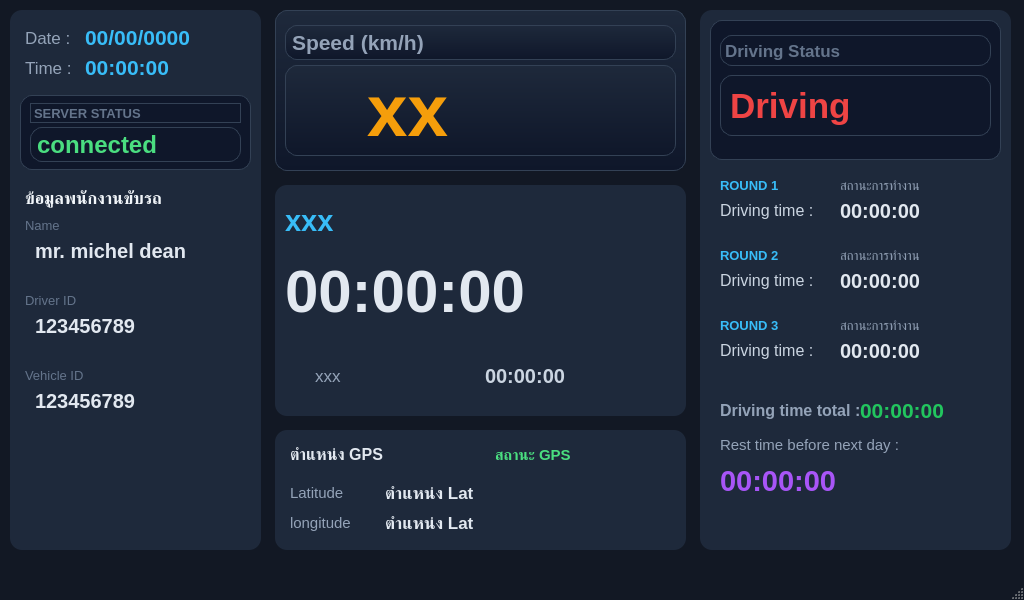
<?xml version="1.0" ?>
<ui version="4.0">
  <class>MainWindow</class>
  <widget class="QMainWindow" name="MainWindow">
    <property name="geometry">
      <rect>
        <x>0</x>
        <y>0</y>
        <width>1024</width>
        <height>600</height>
      </rect>
    </property>
    <property name="windowTitle">
      <string>Driver Telematics Dashboard</string>
    </property>
    <property name="styleSheet">
      <string>QMainWindow { background-color: #121824; }
QFrame { background-color: #1e293b; border-radius: 12px; border: none; }
QLabel { color: #e2e8f0; font-family: 'Segoe UI', 'Kanit'; }
QFrame[frameShape="4"] { background-color: #334155; max-height: 2px; }</string>
    </property>
    <widget class="QWidget" name="centralwidget">
      <widget class="QFrame" name="frame">
        <property name="geometry">
          <rect>
            <x>10</x>
            <y>10</y>
            <width>251</width>
            <height>540</height>
          </rect>
        </property>
        <widget class="QLabel" name="label_18">
          <property name="geometry">
            <rect>
              <x>15</x>
              <y>15</y>
              <width>60</width>
              <height>25</height>
            </rect>
          </property>
          <property name="text">
            <string>Date :</string>
          </property>
          <property name="styleSheet">
            <string>font-size: 13pt; color: #94a3b8;</string>
          </property>
        </widget>
        <widget class="QLabel" name="Date">
          <property name="geometry">
            <rect>
              <x>75</x>
              <y>12</y>
              <width>160</width>
              <height>31</height>
            </rect>
          </property>
          <property name="text">
            <string>00/00/0000</string>
          </property>
          <property name="styleSheet">
            <string>font-size: 16pt; font-weight: bold; color: #38bdf8;</string>
          </property>
        </widget>
        <widget class="QLabel" name="label_26">
          <property name="geometry">
            <rect>
              <x>15</x>
              <y>45</y>
              <width>60</width>
              <height>25</height>
            </rect>
          </property>
          <property name="text">
            <string>Time :</string>
          </property>
          <property name="styleSheet">
            <string>font-size: 13pt; color: #94a3b8;</string>
          </property>
        </widget>
        <widget class="QLabel" name="Time">
          <property name="geometry">
            <rect>
              <x>75</x>
              <y>42</y>
              <width>160</width>
              <height>31</height>
            </rect>
          </property>
          <property name="text">
            <string>00:00:00</string>
          </property>
          <property name="styleSheet">
            <string>font-size: 16pt; font-weight: bold; color: #38bdf8;</string>
          </property>
        </widget>
        <widget class="QFrame" name="frame_7">
          <property name="geometry">
            <rect>
              <x>10</x>
              <y>85</y>
              <width>231</width>
              <height>75</height>
            </rect>
          </property>
          <property name="styleSheet">
            <string>background-color: #0f172a; border: 1px solid #334155;</string>
          </property>
          <widget class="QLabel" name="label_4">
            <property name="geometry">
              <rect>
                <x>10</x>
                <y>8</y>
                <width>211</width>
                <height>20</height>
              </rect>
            </property>
            <property name="text">
              <string>SERVER STATUS</string>
            </property>
            <property name="styleSheet">
              <string>font-size: 10pt; color: #64748b; font-weight: bold;</string>
            </property>
          </widget>
          <widget class="QLabel" name="Server_Status">
            <property name="geometry">
              <rect>
                <x>10</x>
                <y>32</y>
                <width>211</width>
                <height>35</height>
              </rect>
            </property>
            <property name="text">
              <string>connected</string>
            </property>
            <property name="styleSheet">
              <string>font-size: 18pt; font-weight: bold; color: #4ade80;</string>
            </property>
          </widget>
        </widget>
        <widget class="QLabel" name="label">
          <property name="geometry">
            <rect>
              <x>15</x>
              <y>175</y>
              <width>220</width>
              <height>25</height>
            </rect>
          </property>
          <property name="text">
            <string>ข้อมูลพนักงานขับรถ</string>
          </property>
          <property name="styleSheet">
            <string>font-size: 13pt; font-weight: bold; color: #f1f5f9;</string>
          </property>
        </widget>
        <widget class="QLabel" name="label_11">
          <property name="geometry">
            <rect>
              <x>15</x>
              <y>205</y>
              <width>220</width>
              <height>20</height>
            </rect>
          </property>
          <property name="text">
            <string>Name</string>
          </property>
          <property name="styleSheet">
            <string>font-size: 10pt; color: #64748b;</string>
          </property>
        </widget>
        <widget class="QLabel" name="Driver_Name">
          <property name="geometry">
            <rect>
              <x>25</x>
              <y>225</y>
              <width>210</width>
              <height>31</height>
            </rect>
          </property>
          <property name="text">
            <string>mr. michel dean</string>
          </property>
          <property name="styleSheet">
            <string>font-size: 15pt; font-weight: 600;</string>
          </property>
        </widget>
        <widget class="QFrame" name="line_4">
          <property name="geometry">
            <rect>
              <x>10</x>
              <y>265</y>
              <width>231</width>
              <height>2</height>
            </rect>
          </property>
        </widget>
        <widget class="QLabel" name="label_19">
          <property name="geometry">
            <rect>
              <x>15</x>
              <y>280</y>
              <width>220</width>
              <height>20</height>
            </rect>
          </property>
          <property name="text">
            <string>Driver ID</string>
          </property>
          <property name="styleSheet">
            <string>font-size: 10pt; color: #64748b;</string>
          </property>
        </widget>
        <widget class="QLabel" name="Driver_ID">
          <property name="geometry">
            <rect>
              <x>25</x>
              <y>300</y>
              <width>210</width>
              <height>31</height>
            </rect>
          </property>
          <property name="text">
            <string>123456789</string>
          </property>
          <property name="styleSheet">
            <string>font-size: 15pt; font-weight: 600;</string>
          </property>
        </widget>
        <widget class="QFrame" name="line_5">
          <property name="geometry">
            <rect>
              <x>10</x>
              <y>340</y>
              <width>231</width>
              <height>2</height>
            </rect>
          </property>
        </widget>
        <widget class="QLabel" name="label_25">
          <property name="geometry">
            <rect>
              <x>15</x>
              <y>355</y>
              <width>220</width>
              <height>20</height>
            </rect>
          </property>
          <property name="text">
            <string>Vehicle ID</string>
          </property>
          <property name="styleSheet">
            <string>font-size: 10pt; color: #64748b;</string>
          </property>
        </widget>
        <widget class="QLabel" name="Vehicle_ID">
          <property name="geometry">
            <rect>
              <x>25</x>
              <y>375</y>
              <width>210</width>
              <height>31</height>
            </rect>
          </property>
          <property name="text">
            <string>123456789</string>
          </property>
          <property name="styleSheet">
            <string>font-size: 15pt; font-weight: 600;</string>
          </property>
        </widget>
        <widget class="QFrame" name="line_6">
          <property name="geometry">
            <rect>
              <x>10</x>
              <y>520</y>
              <width>231</width>
              <height>2</height>
            </rect>
          </property>
        </widget>
      </widget>
      <widget class="QFrame" name="frame_3">
        <property name="geometry">
          <rect>
            <x>275</x>
            <y>10</y>
            <width>411</width>
            <height>161</height>
          </rect>
        </property>
        <property name="styleSheet">
          <string>background-color: qlineargradient(spread:pad, x1:0, y1:0, x2:0, y2:1, stop:0 #1e293b, stop:1 #0f172a); border: 1px solid #334155;</string>
        </property>
        <widget class="QLabel" name="label_8">
          <property name="geometry">
            <rect>
              <x>10</x>
              <y>15</y>
              <width>391</width>
              <height>35</height>
            </rect>
          </property>
          <property name="text">
            <string>Speed (km/h)</string>
          </property>
          <property name="styleSheet">
            <string>font-size: 16pt; font-weight: bold; color: #94a3b8;</string>
          </property>
        </widget>
        <widget class="QLabel" name="Speed">
          <property name="geometry">
            <rect>
              <x>10</x>
              <y>55</y>
              <width>391</width>
              <height>91</height>
            </rect>
          </property>
          <property name="text">
            <string>   xx</string>
          </property>
          <property name="styleSheet">
            <string>font-size: 55pt; font-weight: bold; color: #f59e0b;</string>
          </property>
        </widget>
      </widget>
      <widget class="QFrame" name="frame_2">
        <property name="geometry">
          <rect>
            <x>275</x>
            <y>185</y>
            <width>411</width>
            <height>231</height>
          </rect>
        </property>
        <widget class="QLabel" name="Main_status">
          <property name="geometry">
            <rect>
              <x>10</x>
              <y>15</y>
              <width>391</width>
              <height>41</height>
            </rect>
          </property>
          <property name="text">
            <string>xxx</string>
          </property>
          <property name="styleSheet">
            <string>font-size: 22pt; font-weight: bold; color: #38bdf8;</string>
          </property>
        </widget>
        <widget class="QLabel" name="Val_1">
          <property name="geometry">
            <rect>
              <x>10</x>
              <y>65</y>
              <width>391</width>
              <height>81</height>
            </rect>
          </property>
          <property name="text">
            <string>00:00:00</string>
          </property>
          <property name="styleSheet">
            <string>font-size: 45pt; font-weight: bold;</string>
          </property>
        </widget>
        <widget class="QLabel" name="Sub_status">
          <property name="geometry">
            <rect>
              <x>40</x>
              <y>175</y>
              <width>160</width>
              <height>31</height>
            </rect>
          </property>
          <property name="text">
            <string>xxx</string>
          </property>
          <property name="styleSheet">
            <string>font-size: 13pt; color: #94a3b8;</string>
          </property>
        </widget>
        <widget class="QLabel" name="Val_2">
          <property name="geometry">
            <rect>
              <x>210</x>
              <y>175</y>
              <width>160</width>
              <height>31</height>
            </rect>
          </property>
          <property name="text">
            <string>00:00:00</string>
          </property>
          <property name="styleSheet">
            <string>font-size: 15pt; font-weight: 600; color: #cbd5e1;</string>
          </property>
        </widget>
      </widget>
      <widget class="QFrame" name="frame_5">
        <property name="geometry">
          <rect>
            <x>275</x>
            <y>430</y>
            <width>411</width>
            <height>120</height>
          </rect>
        </property>
        <widget class="QLabel" name="label_2">
          <property name="geometry">
            <rect>
              <x>15</x>
              <y>12</y>
              <width>181</width>
              <height>25</height>
            </rect>
          </property>
          <property name="text">
            <string>ตำแหน่ง GPS</string>
          </property>
          <property name="styleSheet">
            <string>font-size: 12pt; font-weight: bold;</string>
          </property>
        </widget>
        <widget class="QLabel" name="GPS_Status">
          <property name="geometry">
            <rect>
              <x>220</x>
              <y>12</y>
              <width>175</width>
              <height>25</height>
            </rect>
          </property>
          <property name="text">
            <string>สถานะ GPS</string>
          </property>
          <property name="styleSheet">
            <string>font-size: 11pt; font-weight: bold; color: #4ade80;</string>
          </property>
        </widget>
        <widget class="QLabel" name="label_7">
          <property name="geometry">
            <rect>
              <x>15</x>
              <y>50</y>
              <width>90</width>
              <height>25</height>
            </rect>
          </property>
          <property name="text">
            <string>Latitude</string>
          </property>
          <property name="styleSheet">
            <string>font-size: 11pt; color: #94a3b8;</string>
          </property>
        </widget>
        <widget class="QLabel" name="Latitude">
          <property name="geometry">
            <rect>
              <x>110</x>
              <y>50</y>
              <width>280</width>
              <height>25</height>
            </rect>
          </property>
          <property name="text">
            <string>ตำแหน่ง Lat</string>
          </property>
          <property name="styleSheet">
            <string>font-size: 13pt; font-weight: 600;</string>
          </property>
        </widget>
        <widget class="QLabel" name="label_6">
          <property name="geometry">
            <rect>
              <x>15</x>
              <y>80</y>
              <width>90</width>
              <height>25</height>
            </rect>
          </property>
          <property name="text">
            <string>longitude</string>
          </property>
          <property name="styleSheet">
            <string>font-size: 11pt; color: #94a3b8;</string>
          </property>
        </widget>
        <widget class="QLabel" name="Longtitude">
          <property name="geometry">
            <rect>
              <x>110</x>
              <y>80</y>
              <width>280</width>
              <height>25</height>
            </rect>
          </property>
          <property name="text">
            <string>ตำแหน่ง Lat</string>
          </property>
          <property name="styleSheet">
            <string>font-size: 13pt; font-weight: 600;</string>
          </property>
        </widget>
      </widget>
      <widget class="QFrame" name="frame_4">
        <property name="geometry">
          <rect>
            <x>700</x>
            <y>10</y>
            <width>311</width>
            <height>540</height>
          </rect>
        </property>
        <widget class="QFrame" name="Status_frame">
          <property name="geometry">
            <rect>
              <x>10</x>
              <y>10</y>
              <width>291</width>
              <height>140</height>
            </rect>
          </property>
          <property name="styleSheet">
            <string>background-color: #0f172a; border: 1px solid #334155;</string>
          </property>
          <widget class="QLabel" name="label_30">
            <property name="geometry">
              <rect>
                <x>10</x>
                <y>15</y>
                <width>271</width>
                <height>31</height>
              </rect>
            </property>
            <property name="text">
              <string>Driving Status</string>
            </property>
            <property name="styleSheet">
              <string>font-size: 13pt; color: #64748b; font-weight: bold;</string>
            </property>
          </widget>
          <widget class="QLabel" name="Driving_Status">
            <property name="geometry">
              <rect>
                <x>10</x>
                <y>55</y>
                <width>271</width>
                <height>61</height>
              </rect>
            </property>
            <property name="text">
              <string>Driving</string>
            </property>
            <property name="styleSheet">
              <string>font-size: 26pt; font-weight: bold; color: #ef4444;</string>
            </property>
          </widget>
        </widget>
        <widget class="QLabel" name="label_13">
          <property name="geometry">
            <rect>
              <x>20</x>
              <y>165</y>
              <width>80</width>
              <height>20</height>
            </rect>
          </property>
          <property name="text">
            <string>ROUND 1</string>
          </property>
          <property name="styleSheet">
            <string>font-size: 10pt; font-weight: bold; color: #38bdf8;</string>
          </property>
        </widget>
        <widget class="QLabel" name="label_16">
          <property name="geometry">
            <rect>
              <x>140</x>
              <y>165</y>
              <width>150</width>
              <height>20</height>
            </rect>
          </property>
          <property name="text">
            <string>สถานะการทำงาน</string>
          </property>
          <property name="styleSheet">
            <string>font-size: 10pt; color: #94a3b8;</string>
          </property>
        </widget>
        <widget class="QLabel" name="Driv_R1">
          <property name="geometry">
            <rect>
              <x>20</x>
              <y>185</y>
              <width>120</width>
              <height>31</height>
            </rect>
          </property>
          <property name="text">
            <string>Driving time :</string>
          </property>
          <property name="styleSheet">
            <string>font-size: 12pt; color: #cbd5e1;</string>
          </property>
        </widget>
        <widget class="QLabel" name="Drive_R1_Val">
          <property name="geometry">
            <rect>
              <x>140</x>
              <y>185</y>
              <width>150</width>
              <height>31</height>
            </rect>
          </property>
          <property name="text">
            <string>00:00:00</string>
          </property>
          <property name="styleSheet">
            <string>font-size: 15pt; font-weight: bold;</string>
          </property>
        </widget>
        <widget class="QFrame" name="line_2">
          <property name="geometry">
            <rect>
              <x>15</x>
              <y>225</y>
              <width>281</width>
              <height>2</height>
            </rect>
          </property>
        </widget>
        <widget class="QLabel" name="label_14">
          <property name="geometry">
            <rect>
              <x>20</x>
              <y>235</y>
              <width>80</width>
              <height>20</height>
            </rect>
          </property>
          <property name="text">
            <string>ROUND 2</string>
          </property>
          <property name="styleSheet">
            <string>font-size: 10pt; font-weight: bold; color: #38bdf8;</string>
          </property>
        </widget>
        <widget class="QLabel" name="label_17">
          <property name="geometry">
            <rect>
              <x>140</x>
              <y>235</y>
              <width>150</width>
              <height>20</height>
            </rect>
          </property>
          <property name="text">
            <string>สถานะการทำงาน</string>
          </property>
          <property name="styleSheet">
            <string>font-size: 10pt; color: #94a3b8;</string>
          </property>
        </widget>
        <widget class="QLabel" name="Drive_R2">
          <property name="geometry">
            <rect>
              <x>20</x>
              <y>255</y>
              <width>120</width>
              <height>31</height>
            </rect>
          </property>
          <property name="text">
            <string>Driving time :</string>
          </property>
          <property name="styleSheet">
            <string>font-size: 12pt; color: #cbd5e1;</string>
          </property>
        </widget>
        <widget class="QLabel" name="Drive_R2_val">
          <property name="geometry">
            <rect>
              <x>140</x>
              <y>255</y>
              <width>150</width>
              <height>31</height>
            </rect>
          </property>
          <property name="text">
            <string>00:00:00</string>
          </property>
          <property name="styleSheet">
            <string>font-size: 15pt; font-weight: bold;</string>
          </property>
        </widget>
        <widget class="QFrame" name="line">
          <property name="geometry">
            <rect>
              <x>15</x>
              <y>295</y>
              <width>281</width>
              <height>2</height>
            </rect>
          </property>
        </widget>
        <widget class="QLabel" name="label_15">
          <property name="geometry">
            <rect>
              <x>20</x>
              <y>305</y>
              <width>80</width>
              <height>20</height>
            </rect>
          </property>
          <property name="text">
            <string>ROUND 3</string>
          </property>
          <property name="styleSheet">
            <string>font-size: 10pt; font-weight: bold; color: #38bdf8;</string>
          </property>
        </widget>
        <widget class="QLabel" name="label_20">
          <property name="geometry">
            <rect>
              <x>140</x>
              <y>305</y>
              <width>150</width>
              <height>20</height>
            </rect>
          </property>
          <property name="text">
            <string>สถานะการทำงาน</string>
          </property>
          <property name="styleSheet">
            <string>font-size: 10pt; color: #94a3b8;</string>
          </property>
        </widget>
        <widget class="QLabel" name="Drive_R3">
          <property name="geometry">
            <rect>
              <x>20</x>
              <y>325</y>
              <width>120</width>
              <height>31</height>
            </rect>
          </property>
          <property name="text">
            <string>Driving time :</string>
          </property>
          <property name="styleSheet">
            <string>font-size: 12pt; color: #cbd5e1;</string>
          </property>
        </widget>
        <widget class="QLabel" name="Drive_R3_Val">
          <property name="geometry">
            <rect>
              <x>140</x>
              <y>325</y>
              <width>150</width>
              <height>31</height>
            </rect>
          </property>
          <property name="text">
            <string>00:00:00</string>
          </property>
          <property name="styleSheet">
            <string>font-size: 15pt; font-weight: bold;</string>
          </property>
        </widget>
        <widget class="QFrame" name="line_3">
          <property name="geometry">
            <rect>
              <x>15</x>
              <y>365</y>
              <width>281</width>
              <height>2</height>
            </rect>
          </property>
        </widget>
        <widget class="QLabel" name="label_21">
          <property name="geometry">
            <rect>
              <x>20</x>
              <y>385</y>
              <width>140</width>
              <height>31</height>
            </rect>
          </property>
          <property name="text">
            <string>Driving time total :</string>
          </property>
          <property name="styleSheet">
            <string>font-size: 12pt; font-weight: 500; color: #94a3b8;</string>
          </property>
        </widget>
        <widget class="QLabel" name="Drive_total">
          <property name="geometry">
            <rect>
              <x>160</x>
              <y>385</y>
              <width>131</width>
              <height>31</height>
            </rect>
          </property>
          <property name="text">
            <string>00:00:00</string>
          </property>
          <property name="styleSheet">
            <string>font-size: 16pt; font-weight: bold; color: #22c55e;</string>
          </property>
        </widget>
        <widget class="QLabel" name="label_23">
          <property name="geometry">
            <rect>
              <x>20</x>
              <y>425</y>
              <width>271</width>
              <height>20</height>
            </rect>
          </property>
          <property name="text">
            <string>Rest time before next day :</string>
          </property>
          <property name="styleSheet">
            <string>font-size: 11pt; color: #94a3b8;</string>
          </property>
        </widget>
        <widget class="QLabel" name="Rest_Next">
          <property name="geometry">
            <rect>
              <x>20</x>
              <y>450</y>
              <width>271</width>
              <height>41</height>
            </rect>
          </property>
          <property name="text">
            <string>00:00:00</string>
          </property>
          <property name="styleSheet">
            <string>font-size: 22pt; font-weight: bold; color: #a855f7;</string>
          </property>
        </widget>
      </widget>
    </widget>
    <widget class="QMenuBar" name="menubar"/>
    <widget class="QStatusBar" name="statusbar"/>
  </widget>
</ui>
